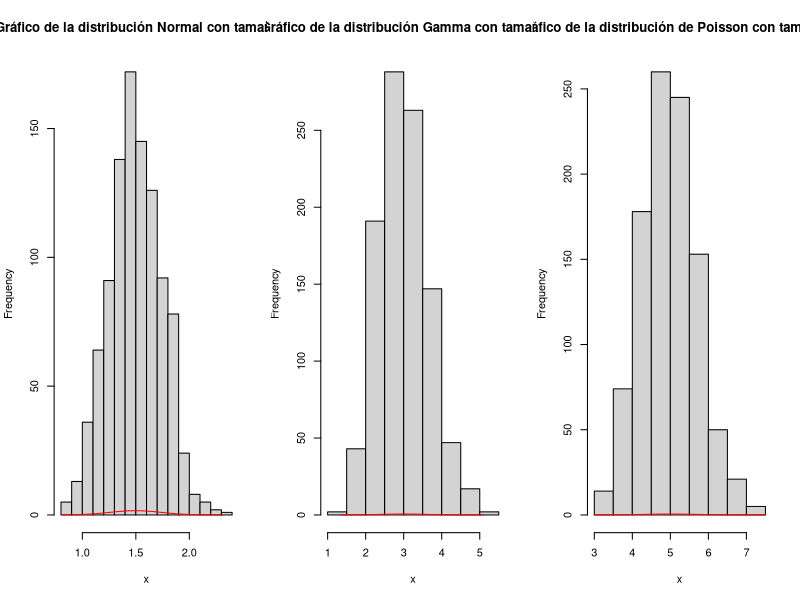
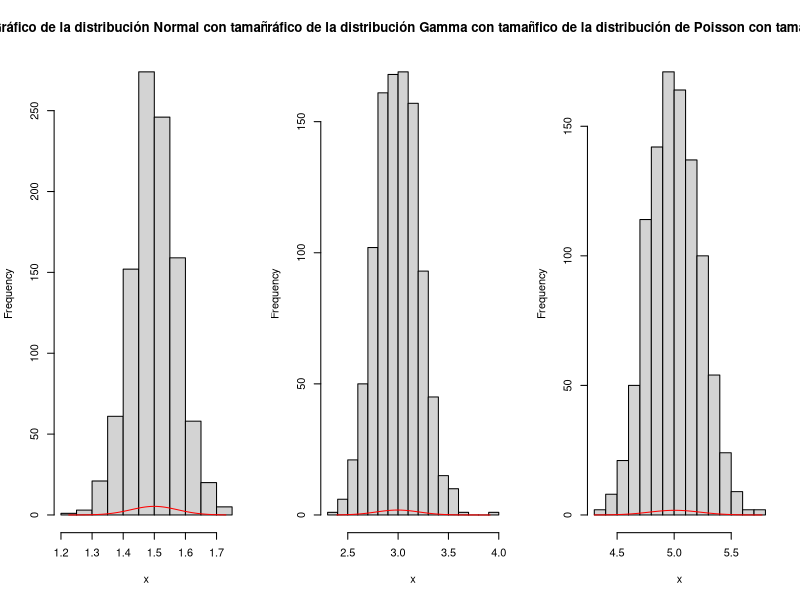
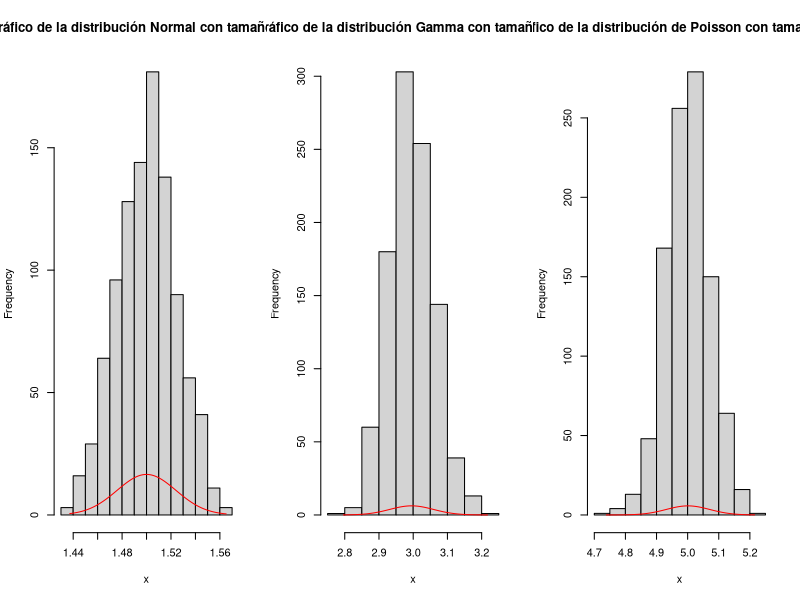
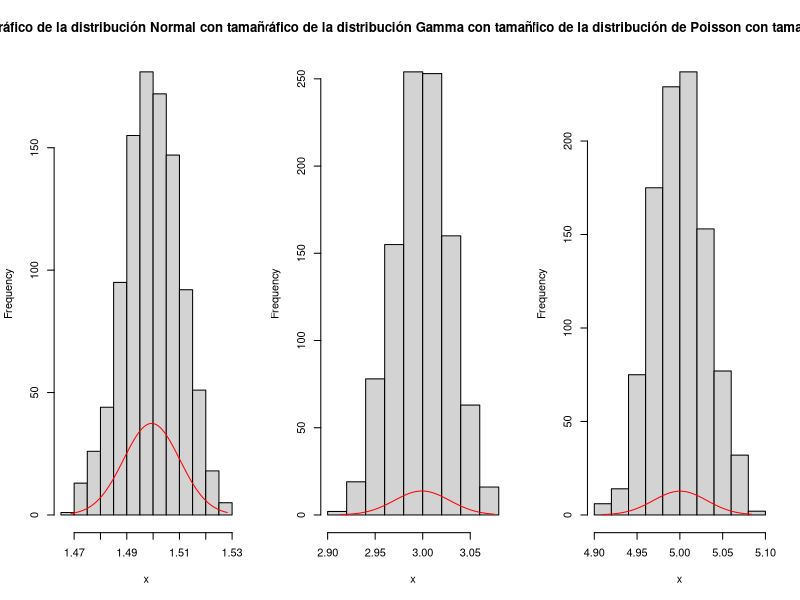
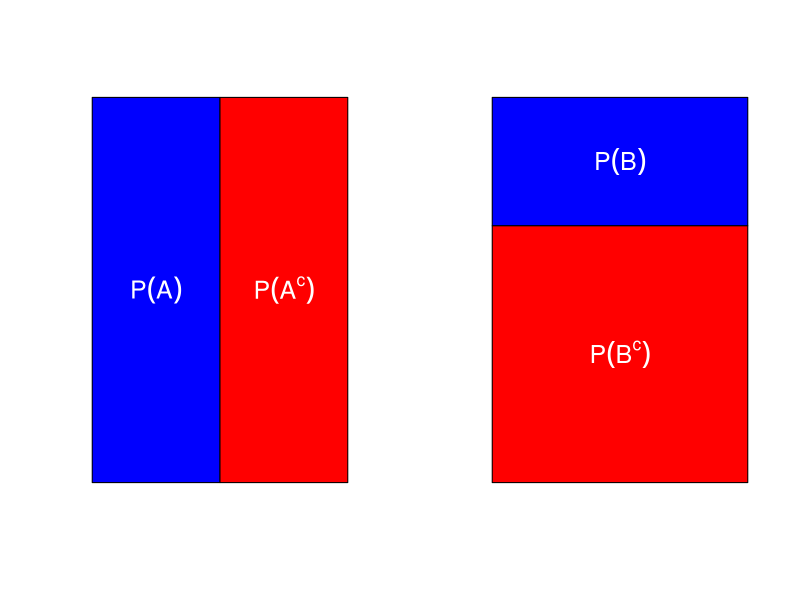
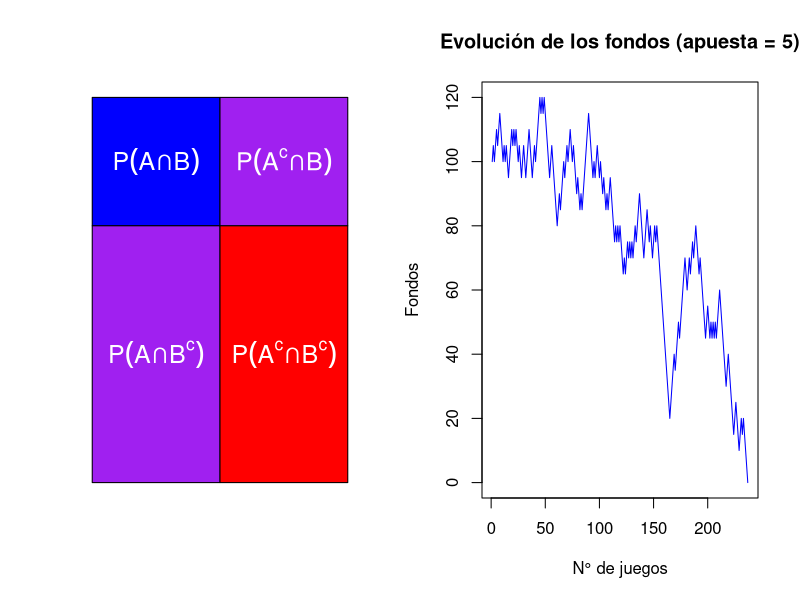
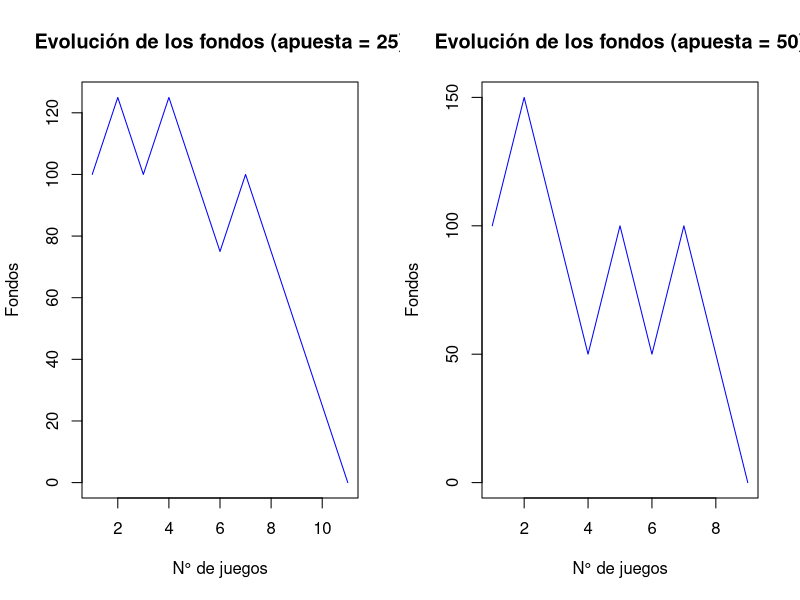
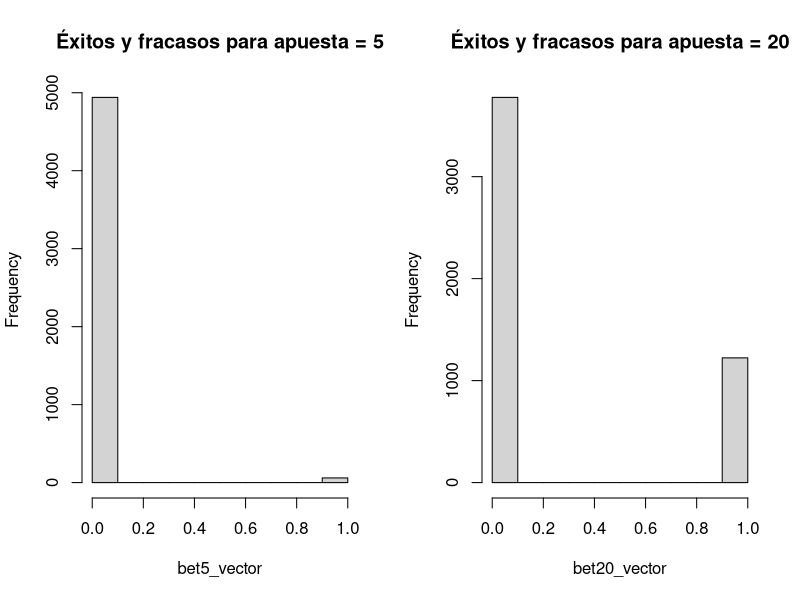

Generate these figures, in order, with R:
## ---- chunk 1
# Definición de variables o estructuras necesarias para el muestreo.
# Primero definimos la función plot_gauss, que nos permitirá graficar rápidamente.
plot_gauss <- function(x, name) {
  avg <- mean(x)
  std <- sd(x)
  x_axis <- seq(min(x), max(x), length = length(x))
  y_axis <- dnorm(x_axis, mean = avg, sd = std)
  hist(x, main = sprintf("Gráfico de la distribución %s", name))
  lines(x_axis, y_axis, type = "l", col = "red")
}

# Representamos las distribuciones Normal, Gamma y de Poisson, de parámetros N(1.5, 0.75), G(2, 1.5) y P(5).
avg <- 1.5
std <- 0.75
shape <- 2
scale <- 1.5
lambda <- 5

# Inicializamos los vectores que acumularán las medias para cada muestreo.
iter <- 1000
normal_vector <- vector(length = iter)
gamma_vector <- vector(length = iter)
poisson_vector <- vector(length = iter)
## ---- chunk 2
# Graficamos las 3 distribuciones para distintos tamaños de la muestra
sample_size <- 10

# Realizar el muestreo de las distribuciones.
for(i in 1:iter) {
  new_vector <- rnorm(n = sample_size, mean = avg, sd = std)
  normal_vector[i] <- mean(new_vector)
  
  new_vector <- rgamma(n = sample_size, shape = shape, scale = scale)
  gamma_vector[i] <- mean(new_vector)

  new_vector <- rpois(n = sample_size, lambda = lambda)
  poisson_vector[i] <- mean(new_vector)
}

# Código para gráficos
par(mfrow = c(1, 3))
plot_gauss(normal_vector, sprintf("Normal con tamaño %s", sample_size))
plot_gauss(gamma_vector, sprintf("Gamma con tamaño %s", sample_size))
plot_gauss(poisson_vector, sprintf("de Poisson con tamaño %s", sample_size))
## ---- chunk 3
# Graficamos las 3 distribuciones para distintos tamaños de la muestra
sample_size <- 100

# Realizar el muestreo de las distribuciones.
for(i in 1:iter) {
  new_vector <- rnorm(n = sample_size, mean = avg, sd = std)
  normal_vector[i] <- mean(new_vector)
  
  new_vector <- rgamma(n = sample_size, shape = shape, scale = scale)
  gamma_vector[i] <- mean(new_vector)

  new_vector <- rpois(n = sample_size, lambda = lambda)
  poisson_vector[i] <- mean(new_vector)
}

# Código para gráficos
par(mfrow = c(1, 3))
plot_gauss(normal_vector, sprintf("Normal con tamaño %s", sample_size))
plot_gauss(gamma_vector, sprintf("Gamma con tamaño %s", sample_size))
plot_gauss(poisson_vector, sprintf("de Poisson con tamaño %s", sample_size))
## ---- chunk 4
# Graficamos las 3 distribuciones para distintos tamaños de la muestra
sample_size <- 1000

# Realizar el muestreo de las distribuciones.
for(i in 1:iter) {
  new_vector <- rnorm(n = sample_size, mean = avg, sd = std)
  normal_vector[i] <- mean(new_vector)
  
  new_vector <- rgamma(n = sample_size, shape = shape, scale = scale)
  gamma_vector[i] <- mean(new_vector)

  new_vector <- rpois(n = sample_size, lambda = lambda)
  poisson_vector[i] <- mean(new_vector)
}

# Código para gráficos
par(mfrow = c(1, 3))
plot_gauss(normal_vector, sprintf("Normal con tamaño %s", sample_size))
plot_gauss(gamma_vector, sprintf("Gamma con tamaño %s", sample_size))
plot_gauss(poisson_vector, sprintf("de Poisson con tamaño %s", sample_size))
## ---- chunk 5
# Graficamos las 3 distribuciones para distintos tamaños de la muestra
sample_size <- 5000

# Realizar el muestreo de las distribuciones.
for(i in 1:iter) {
  new_vector <- rnorm(n = sample_size, mean = avg, sd = std)
  normal_vector[i] <- mean(new_vector)
  
  new_vector <- rgamma(n = sample_size, shape = shape, scale = scale)
  gamma_vector[i] <- mean(new_vector)

  new_vector <- rpois(n = sample_size, lambda = lambda)
  poisson_vector[i] <- mean(new_vector)
}

# Código para gráficos
par(mfrow = c(1, 3))
plot_gauss(normal_vector, sprintf("Normal con tamaño %s", sample_size))
plot_gauss(gamma_vector, sprintf("Gamma con tamaño %s", sample_size))
plot_gauss(poisson_vector, sprintf("de Poisson con tamaño %s", sample_size))
## ---- chunk 6
# Simular lanzamientos
for (lanzamientos in 1:1000) {
  
}

# Gráfico de la convergencia
## ---- chunk 7
n_lan <- 6000000

# Primer grupo de eventos
dice1 <- sample(1:6, n_lan, replace = TRUE)  # Dado 1
dice2 <- sample(1:6, n_lan, replace = TRUE)  # Dado 2
dice_count1 <- table(dice1)
dice_count2 <- table(dice2)

favorable_a <- c(1, 2, 6)  # {1, 2, 6}
favorable_b <- c(1, 2, 3, 4)  # {1, 2, 3, 4}
favorable_ayb <- c(1, 2)  # {1, 2}

count_a <- sum(dice_count1[favorable_a])  # |A|
count_b <- sum(dice_count2[favorable_b])  # |B|

# Ahora contamos los casos donde A y B se cumplen al mismo tiempo
count_ayb <- 0  # |A∩B|
for (i in 1:n_lan) {
  if (dice1[i] %in% favorable_a && dice2[i] %in% favorable_b) {
    count_ayb <- count_ayb + 1
  }
}

# Calculamos las probabilidades
prob_a <- count_a / n_lan  # P(A)
prob_b <- count_b / n_lan  # P(B)
prob_ayb <- count_ayb / n_lan  # P(A∩B)

print(sprintf("P(A) = %s", prob_a))
print(sprintf("P(B) = %s", prob_b))
print(sprintf("P(A)*P(B) = %s", prob_a*prob_b))
print(sprintf("P(A∩B) = %s", prob_ayb))
## ---- chunk 8
par(mfrow = c(1, 2))
y_ax <- c(0, 0, 1, 1)
x_ax <- c(0, 1, 1, 0)

# Graficamos P(A)
plot(1, ann = FALSE, type = "n", axes = FALSE, xlim = c(0, 1), ylim = c(0, 1), main = "P(A)")
x_p_a <- c(0, prob_a, prob_a, 0)
x_p_a_c <- c(prob_a, 1, 1, prob_a)

polygon(x_p_a, y_ax, col = "blue")
text(mean(x_p_a), mean(y_ax), expression(P(A)), col = "white", cex = 1.5)

polygon(x_p_a_c, y_ax, col = "red")
text(mean(x_p_a_c), mean(y_ax), expression(P(A^c)), col = "white", cex = 1.5)


# Graficamos P(B)
plot(2, ann = FALSE, type = "n", axes = FALSE, xlim = c(0, 1), ylim = c(0, 1), main = "P(B)")
y_p_b <- c(prob_b, prob_b, 1, 1)
y_p_b_c <- c(0, 0, prob_b, prob_b)

polygon(x_ax, y_p_b, col = "blue")
text(mean(x_ax), mean(y_p_b), expression(P(B)), col = "white", cex = 1.5)

polygon(x_ax, y_p_b_c, col = "red")
text(mean(x_ax), mean(y_p_b_c), expression(P(B^c)), col = "white", cex = 1.5)
## ---- chunk 9
plot(1, ann = FALSE, type = "n", axes = FALSE, xlim = c(0, 1), ylim = c(0, 1), main = "P(A∩B)")

polygon(c(0, prob_a, prob_a, 0), c(prob_b, prob_b, 1, 1), col = "blue")
text(prob_a / 2, 1 - prob_b / 4, expression(P(A * "∩" * B)), col = "white", cex = 1.5)

polygon(c(0, prob_a, prob_a, 0), c(0, 0, prob_b, prob_b), col = "purple")
text(prob_a / 2, prob_b / 2, expression(P(A * "∩" * B^c)), col = "white", cex = 1.5)

polygon(c(prob_a, 1, 1, prob_a), c(prob_b, prob_b, 1, 1), col = "purple")
text(1 - prob_a / 2, 1 - prob_b / 4, expression(P(A^c * "∩" * B)), col = "white", cex = 1.5)

polygon(c(prob_a, 1, 1, prob_a), c(0, 0, prob_b, prob_b), col = "red")
text(1 - prob_a / 2, prob_b / 2, expression(P(A^c * "∩" * B^c)), col = "white", cex = 1.5)
## ---- chunk 10
# Función para obtener el desarrollo de las apuestas
ruina <- function(money = 100, bet = 5) {
  vec_money <- c(money)
  while (0 < money && money < 200) {
    game <- as.integer(runif(1, 1, 19))
    sign <- if (game <= 8) 1 else -1
    money <- money + sign * bet
    vec_money <- append(vec_money, money)
  }
  return(vec_money)
}

plot(ruina(), type="l", col="blue", xlab="N° de juegos", ylab="Fondos", main="Evolución de los fondos (apuesta = 5)")
plot(ruina(bet = 25), type="l", col="blue", xlab="N° de juegos", ylab="Fondos", main="Evolución de los fondos (apuesta = 25)")
plot(ruina(bet = 50), type="l", col="blue", xlab="N° de juegos", ylab="Fondos", main="Evolución de los fondos (apuesta = 50)")
## ---- chunk 11
n_bet <- 5000
bet5_vector <- vector(length = n_bet)
bet20_vector <- vector(length = n_bet)
bet50_vector <- vector(length = n_bet)
for (i in 1:n_bet) {
  final5_money <- tail(ruina(bet = 5), 1)
  final20_money <- tail(ruina(bet = 20), 1)
  final50_money <- tail(ruina(bet = 50), 1)
  win5 <- if (final5_money <= 0) 0 else 1
  win20 <- if (final20_money <= 0) 0 else 1
  win50 <- if (final50_money <= 0) 0 else 1
  bet5_vector[i] <- win5
  bet20_vector[i] <- win20
  bet50_vector[i] <- win50
}
t5 <- table(bet5_vector)
t20 <- table(bet20_vector)
t50 <- table(bet50_vector)
print(sprintf("Apuesta = 5 -> E = %d, F = %d, Prob = %f", t5["1"], t5["0"], t5["1"]/(t5["1"] + t5["0"])))
hist(bet5_vector, main = sprintf("Éxitos y fracasos para apuesta = 5"))
print(sprintf("Apuesta = 20 -> E = %d, F = %d, Prob = %f", t20["1"], t20["0"], t20["1"]/(t20["1"] + t20["0"])))
hist(bet20_vector, main = sprintf("Éxitos y fracasos para apuesta = 20"))
print(sprintf("Apuesta = 50 -> E = %d, F = %d, Prob = %f", t50["1"], t50["0"], t50["1"]/(t50["1"] + t50["0"])))
hist(bet50_vector, main = sprintf("Éxitos y fracasos para apuesta = 50"))
